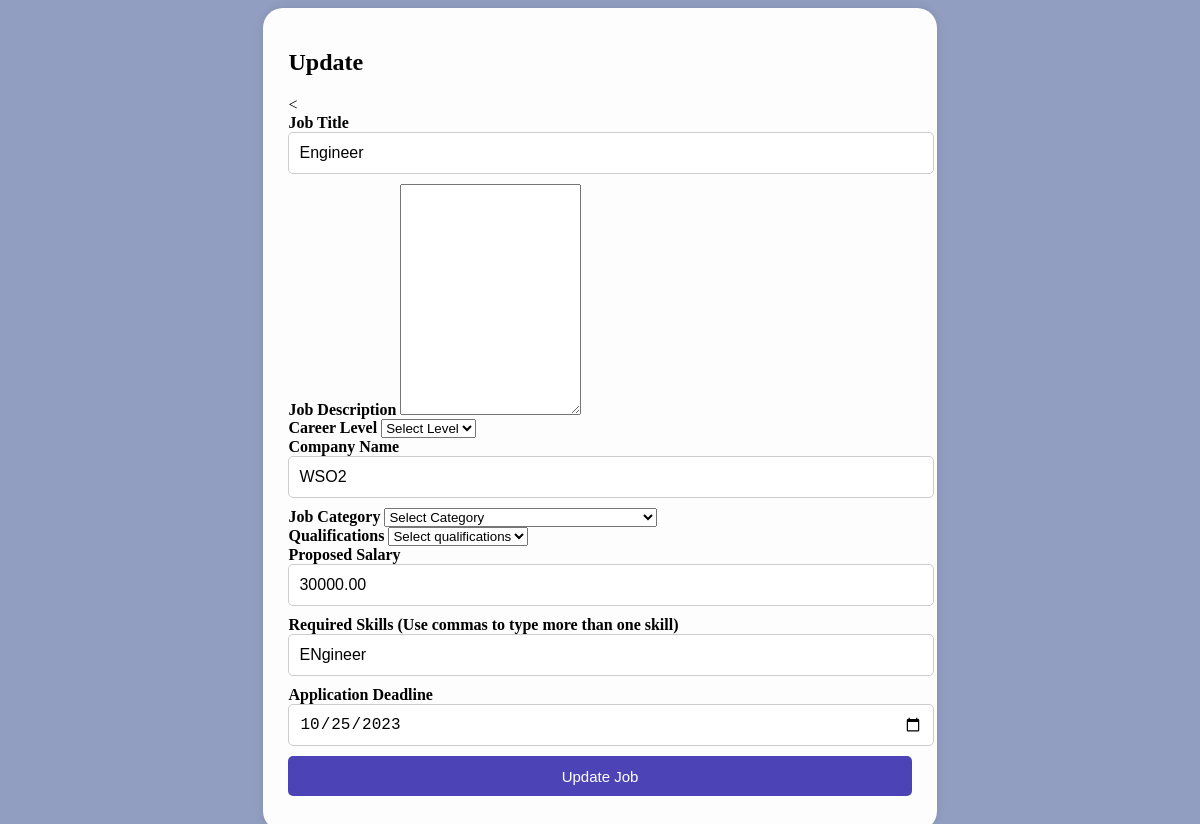
The page /Project/update_job.php?id=9 on the database its author committed.
### tables this page shows
CREATE TABLE `jobs` (
  `Id` int(11) NOT NULL,
  `job_title` varchar(255) NOT NULL,
  `job_description` text DEFAULT NULL,
  `career_level` varchar(255) NOT NULL,
  `company_name` varchar(255) NOT NULL,
  `job_category` varchar(255) NOT NULL,
  `qualifications` varchar(255) NOT NULL,
  `proposed_salary` decimal(10,2) NOT NULL,
  `required_skills` text NOT NULL,
  `application_deadline` date NOT NULL
);

### Project/update_job.php (the view, shortened to what this page needs)
<?php
   include("php/config.php");
?>
<?php
    if(isset($_GET['id'])){
        $id = $_GET['id'];
        $query = "SELECT * FROM jobs WHERE Id = '$id' ";
        $result = mysqli_query($con, $query);
        if(!$result){
            die("query failed".mysqli_error());
        }
        else{
            $row = mysqli_fetch_assoc($result);
        }
    }
?>
<!DOCTYPE html>
<html lang="en">
<head>
    <link rel="stylesheet" href="style/add_user_style.css">
</head>
<body>
    <div class="form-container">
        <div class="form-box">
            <h1>Update</h1>
            <form method="POST" action="update_job.php?id_new=<?php echo $id; ?>">
                <<div class="field input">
                    <label for="jobtitle">Job Title</label>
                    <input type="text" name="job_title" autocomplete="off" value="<?php echo $row['job_title'] ?>" required>
                </div>
                <div class="field input">
                    <label for="description">Job Description</label>
                    <textarea rows="15" name="job_description" value="<?php echo $row['job_description'] ?>"></textarea>
                </div>
                <div class="field input">
                    <label for="level">Career Level</label>
                    <select name="career_level" required>
                        <option value="default" disabled='disabled' selected>Select Level</option>
                    </select>
                </div>
                <div class="field input">
                    <label for="company">Company Name</label>
                    <input type="text" name="company_name" autocomplete="off" value="<?php echo $row['company_name'] ?>" required>
                </div>
                <div class="field input">
                    <label for="category">Job Category</label>
                    <select name="job_category" required>
                        <option value="default" disabled='disabled' selected>Select Category</option>
                    </select>
                </div>
                <div class="field input">
                    <label for="qualifications">Qualifications</label>
                    <select name="qualifications" id="qualifications" required>
                        <option value="default" disabled='disabled' selected>Select qualifications</option>
                    </select>
                </div>
                <div class="field input">
                    <label for="salary">Proposed Salary</label>
                    <input type="text" name="proposed_salary" value="<?php echo $row['proposed_salary'] ?>"autocomplete="off" required>
                </div>
                <div class="field input">
                    <label for="skills">Required Skills (Use commas to type more than one skill)</label>
                    <input type="text" name="required_skills" value="<?php echo $row['required_skills'] ?>"  autocomplete="off" required>
                </div>
                <div class="field input">
                    <label for="deadline">Application Deadline</label>
                    <input type="date" name="application_deadline" value="<?php echo $row['application_deadline'] ?>" autocomplete="off" required>
                </div>
                <input type="submit" name="update_job"value="Update Job">
            </form>
        </div>
    </div>
</body>
</html>

### Project/style/add_user_style.css (style rules this page uses)
body { background: #929ec1; }
.form-container { display: flex; flex-direction: column; align-items: center; justify-content: center; min-height: 90vh; }
.form-box { background: #fdfdfd; display: flex; flex-direction: column; padding: 25px; border-radius: 20px; box-shadow: 0 0 10px 0 rgba(0, 0, 0, 0.1); }
.form-box h1 { font-size: 24px; margin-bottom: 20px; }
.form-box label { font-weight: 600; margin-bottom: 10px; }
.form-box input { height: 40px; width: 100%; font-size: 16px; padding: 0 10px; border-radius: 5px; border: 1px solid #ccc; margin-bottom: 10px; }
.form-box input[type="submit"] { background: #4c44b6; border: 0; border-radius: 5px; color: #fff; font-size: 15px; cursor: pointer; }

### rows shown on the page
jobs: job_title "Engineer", company_name "WSO2", proposed_salary "30000.00", required_skills "ENgineer", application_deadline "10/25/2023"
